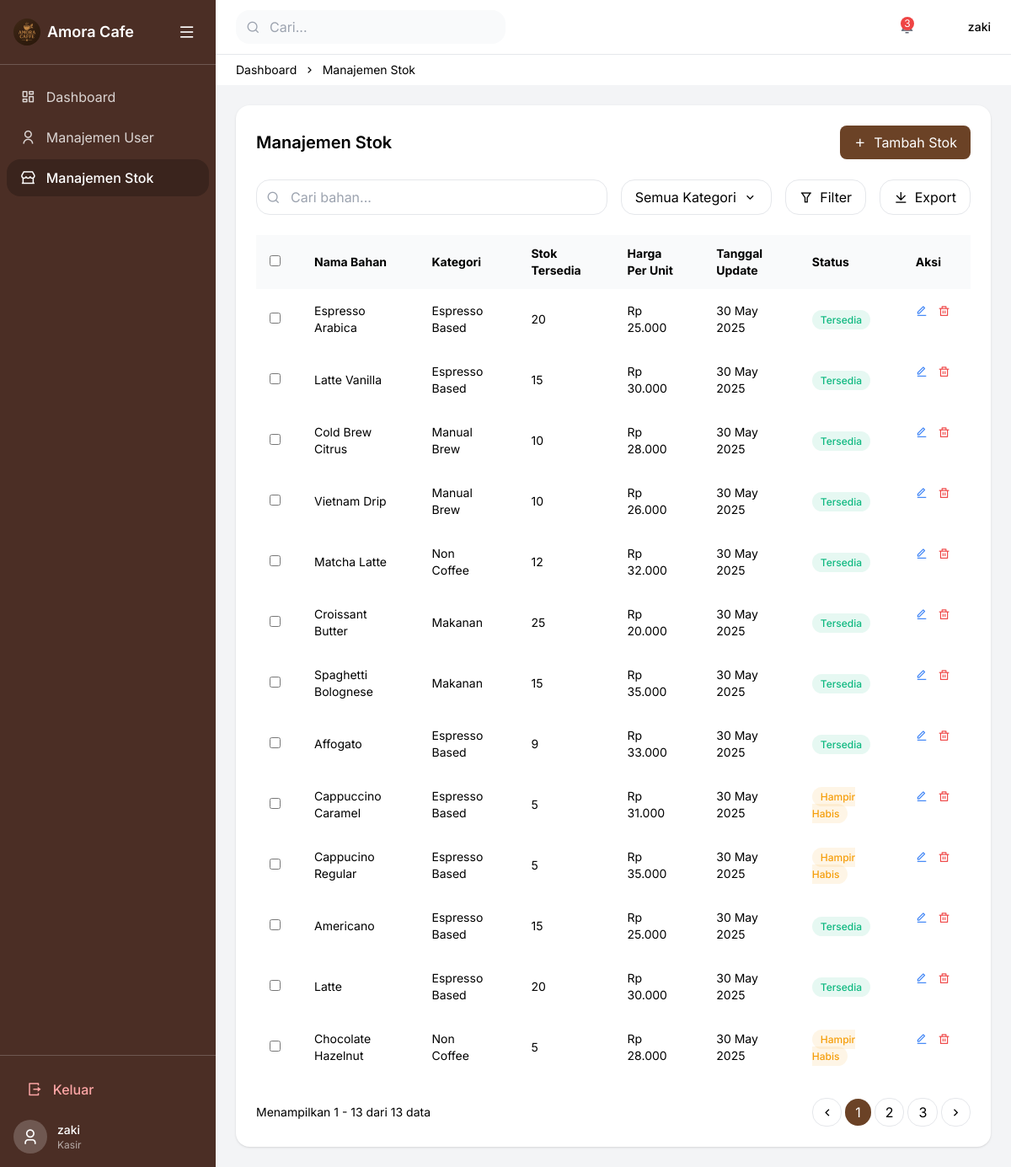
Page /admin/Manajemen-Stok-Admin.php (signed in) on the committed database.
### tables this page shows
CREATE TABLE `products` (
  `id` int(11) NOT NULL,
  `name` varchar(100) NOT NULL,
  `short_desc` varchar(255) NOT NULL,
  `modal_desc` text NOT NULL,
  `price` decimal(10,2) NOT NULL,
  `stock` int(11) NOT NULL DEFAULT 0,
  `rating` decimal(2,1) NOT NULL DEFAULT 0.0,
  `created_at` datetime NOT NULL DEFAULT current_timestamp(),
  `origin` varchar(100) NOT NULL,
  `image_url` varchar(255) NOT NULL,
  `intensity` varchar(10) NOT NULL,
  `roast_level` varchar(20) NOT NULL,
  `category` varchar(50) NOT NULL
);

### admin/Manajemen-Stok-Admin.php (the view, shortened to what this page needs)
<?php
require_once __DIR__ . '/../koneksi.php';
$stmt     = $pdo->query("SELECT * FROM products ORDER BY created_at DESC");
$products = $stmt->fetchAll(PDO::FETCH_ASSOC);
?>
<!DOCTYPE html>
<html lang="id">
  <head>
    <link
      rel="stylesheet"
      href="https://cdnjs.cloudflare.com/ajax/libs/remixicon/4.6.0/remixicon.min.css"
    />
    <script src="https://cdn.tailwindcss.com"></script>
    <link rel="stylesheet" href="Manajemen-Stok-Admin.css" />
  </head>
 <body class="flex h-screen bg-gray-100">
  <aside class="sidebar w-64 bg-[#4b2e25] text-white flex flex-col">
    <div class="p-4 flex items-center border-b border-white/20">
      <img src="/projekteori/logo.jpeg" alt="Logo" class="w-8 h-8 rounded-full object-cover" />
      <span class="ml-2 text-lg font-semibold">Amora Cafe</span>
      <button class="ml-auto p-2 focus:outline-none">
        <i class="ri-menu-line text-xl"></i>
      </button>
    </div>
    <nav class="sidebar-nav flex-1 overflow-y-auto py-4 px-2"> <a href="dashboard.php" class="flex items-center px-4 py-2 mb-1 rounded-lg text-white/80 hover:bg-[#3a241d] hover:text-white transition">
        <i class="ri-dashboard-line text-lg"></i><span class="ml-3">Dashboard</span>
      </a>
      <a href="manajemen-user.php" class="flex items-center px-4 py-2 mb-1 rounded-lg text-white/80 hover:bg-[#3a241d] hover:text-white transition">
        <i class="ri-user-line text-lg"></i><span class="ml-3">Manajemen User</span>
      </a>
      <a href="Manajemen-Stok-Admin.php" class="flex items-center px-4 py-2 mb-1 rounded-lg bg-[#3a241d] text-white font-medium">
        <i class="ri-store-2-line text-lg"></i><span class="ml-3">Manajemen Stok</span>
      </a>
    </nav>
    <div class="p-4 border-t border-white/20">
        <a href="../logout.php" class="flex items-center w-full px-4 py-2.5 mb-3 rounded-lg text-red-300 hover:bg-red-500 hover:text-white transition-colors duration-200 group">
            <i class="ri-logout-box-r-line text-lg text-red-300 group-hover:text-white"></i>
            <span class="ml-3 font-medium">Keluar</span>
        </a>
       <div class="flex items-center">
    <?php if (isset($_SESSION['user_profil']) && !empty($_SESSION['user_profil'])): ?>
        <div class="w-10 h-10 bg-white/20 rounded-full items-center justify-center" style="display:none;">
            <i class="ri-user-3-line text-xl text-white"></i>
        </div>
    <?php else: ?>
        <div class="w-10 h-10 bg-white/20 rounded-full flex items-center justify-center">
            <i class="ri-user-3-line text-xl text-white"></i>
        </div>
    <?php endif; ?>
    <div class="ml-3">
        <div class="text-sm font-medium"><?= htmlspecialchars($_SESSION['user_nama']) ?></div>
        <div class="text-xs text-white/60"><?= htmlspecialchars($_SESSION['user_role']) ?></div>
    </div>
</div>
    </div>
  </aside>
    <div class="flex-1 flex flex-col overflow-hidden">
      <header class="bg-white border-b">
        <div class="flex items-center justify-between px-6 py-3">
          <div class="relative w-80">
            <i class="ri-search-line absolute left-3 top-1/2 transform -translate-y-1/2 text-gray-400"></i>
            <input id="searchInput" type="text" placeholder="Cari..." class="w-full pl-10 py-2 rounded-lg bg-gray-50 focus:outline-none" />
          </div>
          <div class="flex items-center gap-4">
            <button class="relative">
              <span class="absolute top-0 right-0 w-4 h-4 bg-red-500 rounded-full text-white text-xs flex items-center justify-center">3</span>
            </button>
            <div class="flex items-center gap-2">
    <?php if (isset($_SESSION['user_profil']) && !empty($_SESSION['user_profil'])): ?>
        <div class="w-10 h-10 bg-white/20 rounded-full items-center justify-center" style="display:none;">
            <i class="ri-user-3-line text-xl text-white"></i>
        </div>
    <?php else: ?>
        <div class="w-10 h-10 bg-white/20 rounded-full flex items-center justify-center">
            <i class="ri-user-3-line text-xl text-white"></i>
        </div>
    <?php endif; ?>
                <div class="text-sm font-medium"><?= htmlspecialchars($_SESSION['user_nama']) ?></div>
            </div>
          </div>
        </div>
      </header>
      <div class="bg-white px-6 py-2 text-sm">
        <a href="dashboard.php" class="hover:text-primary">Dashboard</a>
        <i class="ri-arrow-right-s-line inline mx-1"></i>
        <span>Manajemen Stok</span>
      </div>
      <main class="p-6 overflow-y-auto">
        <div class="bg-white rounded-lg shadow p-6">
          <div class="flex items-center justify-between mb-6">
            <h1 class="text-xl font-semibold">Manajemen Stok</h1>
            <a href="edit_stok.php" class="bg-primary text-white px-4 py-2 rounded flex items-center gap-2">
              <i class="ri-add-line"></i> Tambah Stok
            </a>
          </div>
          <div class="flex flex-wrap gap-4 mb-6">
            <div class="relative flex-1">
              <i class="ri-search-line absolute left-3 top-1/2 transform -translate-y-1/2 text-gray-400"></i>
              <input id="searchInput" type="text" placeholder="Cari bahan..." class="w-full pl-10 py-2 rounded-lg border" />
            </div>
            <div class="relative">
              <button id="kategoriBtn" class="px-4 py-2 rounded-lg border flex items-center gap-2">
                Semua Kategori <i class="ri-arrow-down-s-line"></i>
              </button>
            </div>
            <button class="px-4 py-2 rounded-lg border flex items-center gap-2">
              <i class="ri-filter-line"></i> Filter
            </button>
            <button class="px-4 py-2 rounded-lg border flex items-center gap-2">
              <i class="ri-download-line"></i> Export
            </button>
          </div>
          <div class="overflow-x-auto">
            <table id="stokTable" class="w-full text-sm text-left">
              <thead class="bg-gray-50">
                <tr>
                  <th class="p-4"><input type="checkbox" id="chkAll" /></th>
                  <th class="px-6 py-3">Nama Bahan</th>
                  <th class="px-6 py-3">Kategori</th>
                  <th class="px-6 py-3">Stok Tersedia</th>
                  <th class="px-6 py-3">Harga Per Unit</th>
                  <th class="px-6 py-3">Tanggal Update</th>
                  <th class="px-6 py-3">Status</th>
                  <th class="px-6 py-3">Aksi</th>
                </tr>
              </thead>
              <tbody>
                <?php foreach($products as $p):
                  $stock = (int)$p['stock'];
                  if ($stock === 0)           $cls = 'status-habis';
                  elseif ($stock <= 5)        $cls = 'status-hampir-habis';
                  else                         $cls = 'status-tersedia';
                ?>
                <tr class="table-row"
                    data-name="<?= htmlspecialchars(strtolower($p['name'])) ?>"
                    data-cat="<?= htmlspecialchars(strtolower($p['category'])) ?>">
                  <td class="p-4"><input type="checkbox" /></td>
                  <td class="px-6 py-4"><?= htmlspecialchars($p['name']) ?></td>
                  <td class="px-6 py-4"><?= htmlspecialchars($p['category']) ?></td>
                  <td class="px-6 py-4"><?= $stock ?></td>
                  <td class="px-6 py-4">Rp <?= number_format($p['price'],0,',','.') ?></td>
                  <td class="px-6 py-4"><?= date('d M Y',strtotime($p['created_at'])) ?></td>
                  <td class="px-6 py-4">
                    <span class="<?= $cls ?> px-2.5 py-1 rounded-full text-xs font-medium">
                      <?= $cls==='status-habis'
                           ? 'Habis'
                           : ($cls==='status-hampir-habis'
                              ? 'Hampir Habis'
                              : 'Tersedia') ?>
                    </span>
                  </td>
                  <td class="px-6 py-4 flex items-center gap-3">
                    <a href="edit_stok.php?id=<?= $p['id'] ?>" class="text-blue-500 hover:text-blue-700">
                      <i class="ri-edit-line"></i>
                    </a>
                    <form method="post" onsubmit="return confirm('Yakin hapus <?= htmlspecialchars($p['name']) ?>?');">
                      <button type="submit" class="text-red-500 hover:text-red-700">
                        <i class="ri-delete-bin-line"></i>
                      </button>
                    </form>
                  </td>
                </tr>
                <?php endforeach; ?>
              </tbody>
            </table>
          </div>
          <div class="flex items-center justify-between mt-6">
            <div class="text-sm">Menampilkan 1 - <?= count($products) ?> dari <?= count($products) ?> data</div>
            <div class="flex items-center gap-1">
              <button class="px-2 py-1 rounded-lg border"><i class="ri-arrow-left-s-line"></i></button>
              <button class="px-3 py-1 rounded-full bg-primary text-white">1</button>
              <button class="px-3 py-1 rounded-lg border">2</button>
              <button class="px-3 py-1 rounded-lg border">3</button>
              <button class="px-2 py-1 rounded-lg border"><i class="ri-arrow-right-s-line"></i></button>
            </div>
          </div>
        </div>
      </main>
    </div>
  </body>
</html>

### admin/Manajemen-Stok-Admin.css (style rules this page uses)
:where([class^="ri-"])::before { content: "\f3c2"; }
body { font-family: "Inter", sans-serif; background-color: #f9f9f9; }
.sidebar { background-color: #3c2415; color: white; }
.status-tersedia { background-color: rgba(16, 185, 129, 0.1); color: rgb(16, 185, 129); }
.status-hampir-habis { background-color: rgba(245, 158, 11, 0.1); color: rgb(245, 158, 11); }

### rows in the picture
products: name "Espresso Arabica", category "Espresso Based", stock "20", price "25.000", created_at "30 May 2025", shows "Tersedia"
products: name "Latte Vanilla", category "Espresso Based", stock "15", price "30.000", created_at "30 May 2025", shows "Tersedia"
products: name "Cold Brew Citrus", category "Manual Brew", stock "10", price "28.000", created_at "30 May 2025", shows "Tersedia"
products: name "Vietnam Drip", category "Manual Brew", stock "10", price "26.000", created_at "30 May 2025", shows "Tersedia"
products: name "Matcha Latte", category "Non Coffee", stock "12", price "32.000", created_at "30 May 2025", shows "Tersedia"
products: name "Croissant Butter", category "Makanan", stock "25", price "20.000", created_at "30 May 2025", shows "Tersedia"
products: name "Spaghetti Bolognese", category "Makanan", stock "15", price "35.000", created_at "30 May 2025", shows "Tersedia"
products: name "Affogato", category "Espresso Based", stock "9", price "33.000", created_at "30 May 2025", shows "Tersedia"
products: name "Cappuccino Caramel", category "Espresso Based", stock "5", price "31.000", created_at "30 May 2025", shows "Hampir Habis"
products: name "Cappucino Regular", category "Espresso Based", stock "5", price "35.000", created_at "30 May 2025", shows "Hampir Habis"
products: name "Americano", category "Espresso Based", stock "15", price "25.000", created_at "30 May 2025", shows "Tersedia"
products: name "Latte", category "Espresso Based", stock "20", price "30.000", created_at "30 May 2025", shows "Tersedia"
products: name "Chocolate Hazelnut", category "Non Coffee", stock "5", price "28.000", created_at "30 May 2025", shows "Hampir Habis"

### other values in the picture
$_SESSION['user_nama'] "zaki"
$_SESSION['user_role'] "Kasir"
count($products) "13"
